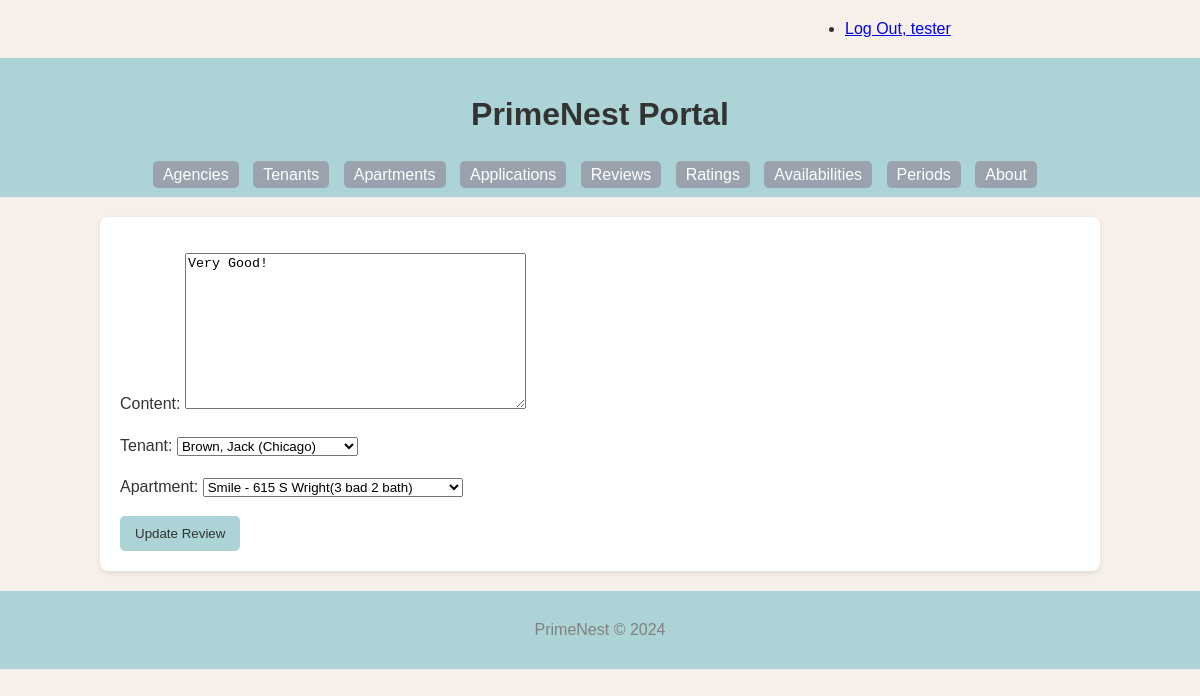
The app's page /review/1/update/ (signed in) with its own data.
### PrimeNest/models.py (models this page shows, shortened)
class Review(models.Model):
    review_id = models.AutoField(primary_key=True)
    content = models.TextField()
    tenant = models.ForeignKey(Tenant, related_name='reviews', on_delete=models.CASCADE)
    apartment = models.ForeignKey(Apartment, related_name='reviews', on_delete=models.CASCADE)
    def get_update_url(self):
        return reverse('primenest_review_update_urlpattern',
                       kwargs={'pk': self.pk}
                       )
    class Meta:
        verbose_name = _("Review")
        verbose_name_plural = _("Reviews")
        ordering = ['review_id']

class Tenant(models.Model):
    tenant_id = models.AutoField(primary_key=True)
    first_name = models.CharField(max_length=255)
    last_name = models.CharField(max_length=255)
    disambiguator = models.CharField(max_length=255, blank=True, default='')
    phone = models.CharField(max_length=20, blank=True)
    def __str__(self):
        if self.disambiguator == '':
            result = '%s, %s' % (self.last_name, self.first_name)
        else:
            result = '%s, %s (%s)' % (self.last_name, self.first_name, self.disambiguator)
        return result
    class Meta:
        verbose_name = _("Tenant")
        verbose_name_plural = _("Tenants")
        ordering = ['last_name', 'first_name']
        constraints = [
            models.UniqueConstraint(fields=['last_name', 'first_name', 'disambiguator'], name='unique_tenant')
        ]

### PrimeNest/views.py (the view)
class ReviewUpdate(LoginRequiredMixin, PermissionRequiredMixin, UpdateView):
    form_class = ReviewForm
    model = Review
    template_name = 'PrimeNest/review_form_update.html'
    permission_required = 'PrimeNest.change_review'

### PrimeNest/forms.py
class ReviewForm(forms.ModelForm):
    class Meta:
        model = Review
        fields = '__all__'

### PrimeNest/models.py (called while the page is built)
    def __str__(self):
        if self.disambiguator == '':
            result = '%s' % self.agency_name
        else:
            result = '%s (%s)' % (self.agency_name, self.disambiguator)
        return result

    def __str__(self):
        return '%s - %s(%s bad %s bath)' % (self.agency, self.address, self.bedroom, self.bathroom)

### PrimeNest/templates/PrimeNest/review_form_update.html (shortened to what this page needs)
{% extends 'PrimeNest/base.html' %}
{% block content %}
    <form
        action="{{ review.get_update_url }}"
        method="post">
        {{ form.as_p }}
        <button type="submit" class="button button-primary">Update Review</button>
    </form>
{% endblock %}

### PrimeNest/templates/PrimeNest/base.html (shortened to what this page needs)
{% load static %}
<!DOCTYPE html>
<html lang="en">
<head>
    <link rel="stylesheet" href="{% static 'PrimeNest/style.css' %}">
</head>
<body>
    <div class="status row">
        <div class="offset-by-eight four columns">
            <ul class="inline">
                {% if user.is_authenticated %}
                    <li><a href="{% url 'logout_urlpattern' %}">
                        Log Out, {{ user.get_username }}</a></li>
                {% else %}
                    <li><a href="{% url 'login_urlpattern' %}">
                        Log In</a></li>
                {% endif %}
            </ul>
        </div>
    </div>
    <header>
        <h1>PrimeNest Portal</h1>
        <nav>
            <ul>
                <li><a href="{% url 'primenest_agency_list_urlpattern' %}">Agencies</a></li>
                <li><a href="{% url 'primenest_tenant_list_urlpattern' %}">Tenants</a></li>
                <li><a href="{% url 'primenest_apartment_list_urlpattern' %}">Apartments</a></li>
                <li><a href="{% url 'primenest_application_list_urlpattern' %}">Applications</a></li>
                <li><a href="{% url 'primenest_review_list_urlpattern' %}">Reviews</a></li>
                <li><a href="{% url 'primenest_rating_list_urlpattern' %}">Ratings</a></li>
                <li><a href="{% url 'primenest_availability_list_urlpattern' %}">Availabilities</a></li>
                <li><a href="{% url 'primenest_period_list_urlpattern' %}">Periods</a></li>
                <li><a href="{% url 'about_urlpattern' %}">About</a></li>
            </ul>
        </nav>
    </header>
    <main>
        {% block content %}
        {% endblock %}
    </main>
    <footer>
        <p>PrimeNest © 2024</p>
    </footer>
</body>
</html>

### PrimeNest/static/PrimeNest/style.css (style rules this page uses)
body { font-family: Arial, sans-serif; line-height: 1.6; margin: 0; padding: 0; background: #F7F0EA; color: #333; }
header { background: #ACD4D6; color: #fff; padding: 10px 0; text-align: center; }
nav ul { list-style: none; padding: 0; margin: 0; }
nav ul li { display: inline; margin-right: 10px; }
nav ul li a { color: white; text-decoration: none; padding: 5px 10px; background-color: #9AA2AD; border-radius: 5px; }
main { padding: 20px; background: white; width: 80%; margin: 20px auto; box-shadow: 0 2px 5px rgba(0,0,0,0.1); border-radius: 8px; }
footer { text-align: center; padding: 10px 0; background: #ACD4D6; color: gray; }
h1, h2 { color: #333; }
button, input[type="submit"], input[type="button"] { background-color: #ACD4D6; color: #333; border: none; padding: 10px 15px; border-radius: 5px; cursor: pointer; transition: background-color 0.3s ease; }
.row { display: flex; flex-wrap: wrap; margin-right: -15px; margin-left: -15px; }
.four.columns { flex: 0 0 33.33333%; max-width: 33.33333%; }
.offset-by-eight { margin-left: 66.66667%; }

### records on screen
Review: content "Very Good!", apartment "Smile - 615 S Wright(3 bad 2 bath)"
Tenant: tenant "Brown, Jack (Chicago)"

### other values on screen
{{ user.get_username }} "tester"
